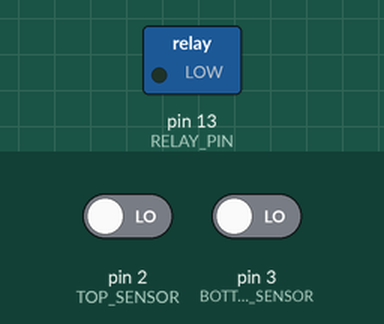
This sketch was run on a simulated Arduino Uno, built with avr-gcc and run on an emulated ATmega328P. Shown: switched loads named in the sketch (green lamp = pin HIGH). Inputs (shaded band) come from the test bench; at power-on: pin 2 (TOP_SENSOR) LOW, pin 3 (BOTTOM_SENSOR) LOW.

Above: at 1.2 s.
1.3 s: pin 2 (TOP_SENSOR) driven HIGH
At 2.5 s:
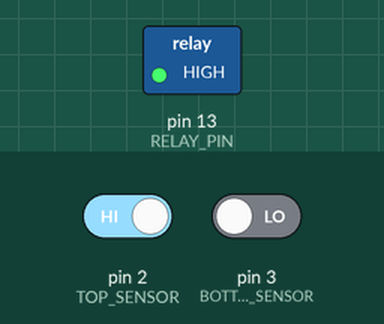
2.8 s: pin 2 (TOP_SENSOR) driven LOW
At 3.6 s:
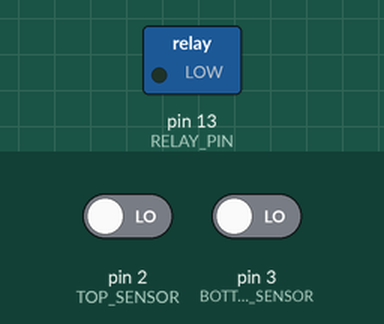
4.3 s: pin 3 (BOTTOM_SENSOR) driven HIGH
At 4.8 s:
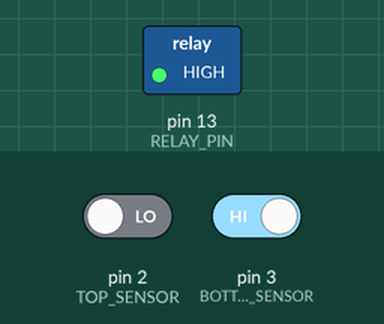
Timing chart, 0 to 7.3 s (numbered marks = the images above; inputs shaded):
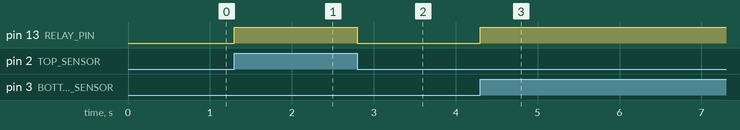

The sketch:

PirSensorsWithRelay.ino
```cpp
/* PirSensorsWithRelay */
// By Duane Degn
// October 31, 2015

// Based on Arduino example code "Button".

// constants won't change. They're used here to
// set pin numbers and active state:
const int TOP_SENSOR = 2;     // the number of the PIR pin
const int BOTTOM_SENSOR = 3;  // the number of the PIR pin
const int ACTIVE = HIGH;
const int RELAY_PIN =  13;      // the number of the LED (or relay) pin

// variables will change:
int topSensorState = 0;         // variable for reading the top PIR sensor
int bottomSensorState = 0;      // variable for reading the bottom PIR sensor

void setup()
{
  // initialize the relay pin as an output:
  pinMode(RELAY_PIN, OUTPUT);
  // initialize the PIR sensor pins as inputs:
  pinMode(TOP_SENSOR, INPUT);
  pinMode(BOTTOM_SENSOR, INPUT);
}

void loop()
{
  // read the state of the PIR sensors:
  topSensorState = digitalRead(TOP_SENSOR);
  bottomSensorState = digitalRead(BOTTOM_SENSOR);

  // check if either of the PIR sensors are active.

  if ((topSensorState == ACTIVE) or (bottomSensorState == ACTIVE))
  {
    // turn relay on:
    digitalWrite(RELAY_PIN, HIGH);
  }
  else
  {
    // turn relay off:
    digitalWrite(RELAY_PIN, LOW);
  }
}


/*
I assumed the PIR sensors are active high, but if they're active low, change this line:
const int ACTIVE = HIGH;
To:
const int ACTIVE = LOW;
*/
```

Measured:
- after the input at 1.3 s, pin 13 (RELAY_PIN): LOW → HIGH at once
- after the input at 2.8 s, pin 13 (RELAY_PIN): HIGH → LOW at once
- after the input at 4.3 s, pin 13 (RELAY_PIN): LOW → HIGH at once
